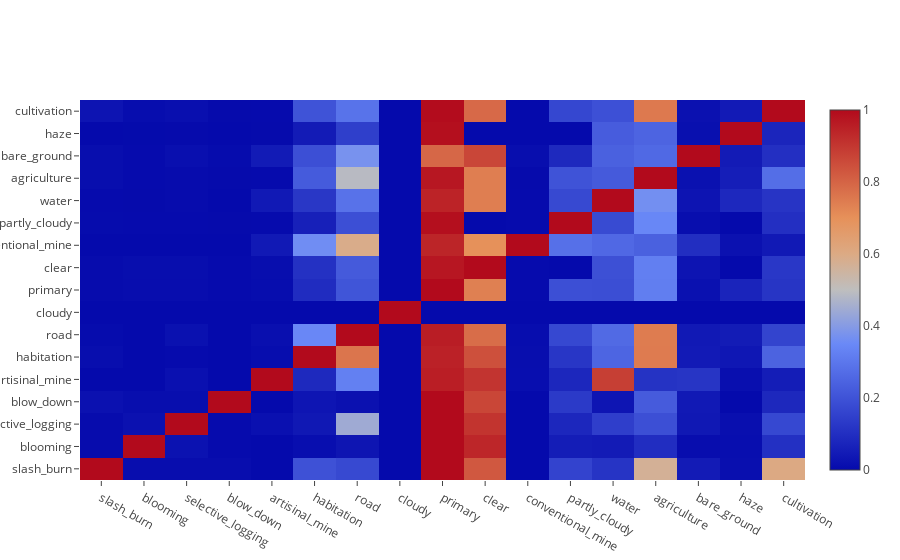

Write notebook code for a chart like this one.
### Code cell
#Co-occurrence Matrix
com = np.zeros([len(counts)]*2)
for i, l in enumerate(list(counts.keys())):
    for i2, l2 in enumerate(list(counts.keys())):
        c = 0
        cy = 0
        for row in labels.values:
            if l in row:
                c += 1
                if l2 in row: cy += 1
        com[i, i2] = cy / c
        
data=[go.Heatmap(z=com, x=list(counts.keys()), y=list(counts.keys()))]
layout=go.Layout(height=800, width=800, title='Co-occurence matrix of training labels')
fig=dict(data=data, layout=layout)
py.iplot(data, filename='train-com')

### Figure 1 — Plotly figure (JSON) as saved in the notebook; plotly's stock layout.template omitted (floating-point values rounded to 4 significant figures; data arrays with more than 128 entries replaced by an {"elided": "..."} marker saying what was removed)
{"data": [{"type": "heatmap", "x": ["slash_burn", "blooming", "selective_logging", "blow_down", "artisinal_mine", "habitation", "road", "cloudy", "primary", "clear", "conventional_mine", "partly_cloudy", "water", "agriculture", "bare_ground", "haze", "cultivation"], "y": ["slash_burn", "blooming", "selective_logging", "blow_down", "artisinal_mine", "habitation", "road", "cloudy", "primary", "clear", "conventional_mine", "partly_cloudy", "water", "agriculture", "bare_ground", "haze", "cultivation"], "z": {"elided": "17x17 float values"}}], "layout": {}}
